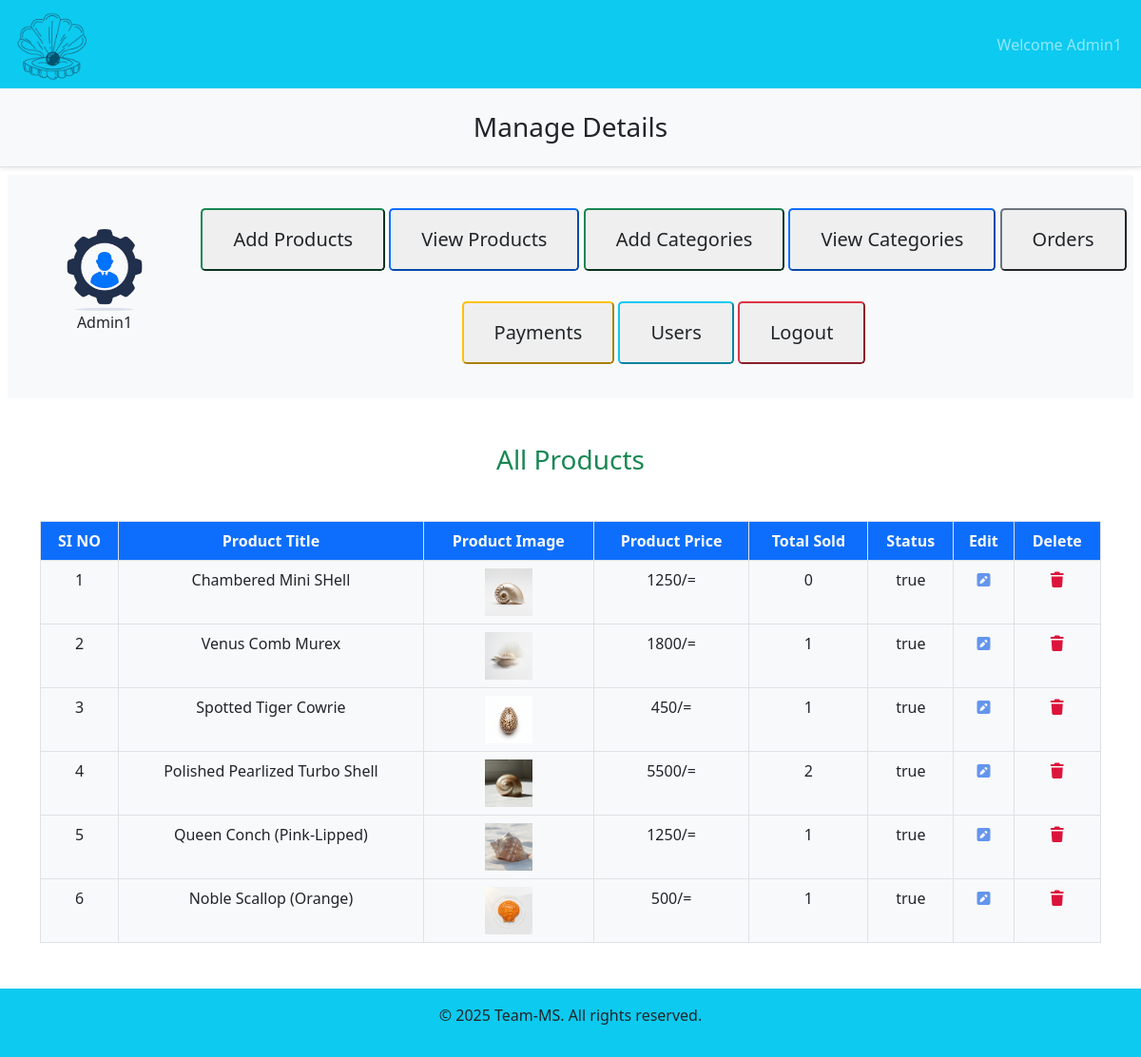
The app's page /admin/index.php?view_products (signed in) with its own data.
### tables this page shows
CREATE TABLE `products` (
  `product_id` int(11) NOT NULL,
  `product_title` varchar(100) NOT NULL,
  `product_description` varchar(255) NOT NULL,
  `product_keywords` varchar(255) NOT NULL,
  `category_id` int(11) NOT NULL,
  `product_image1` varchar(255) NOT NULL,
  `product_image2` varchar(255) NOT NULL,
  `product_price` float NOT NULL,
  `date` timestamp NOT NULL DEFAULT current_timestamp() ON UPDATE current_timestamp(),
  `status` varchar(100) NOT NULL
);

### admin/view_products.php (the view, shortened to what this page needs)
<?php
include('../includes/connect.php');
?>
<!DOCTYPE html>
<html lang="en">
<head>
</head>
<body>
    <h3 class="text-center text-success">All Products</h3>
    <table class="table table-bordered mt-5">
        <thead class="bg-primary text-light">
            <tr class="text-center">
                <th>SI NO</th>
                <th>Product Title</th>
                <th>Product Image</th>
                <th>Product Price</th>
                <th>Total Sold</th>
                <th>Status</th>
                <th>Edit</th>
                <th>Delete</th>
            </tr>
        </thead>
        <tbody class="bg-light text-dark">
            <?php
            $get_products = "SELECT * FROM `products`";
            $result = mysqli_query($con, $get_products);
            $number = 0;
            while ($row = mysqli_fetch_assoc($result)) {
                $product_id = $row['product_id'];
                $product_title = $row['product_title'];
                $product_image1 = $row['product_image1'];
                $product_price = $row['product_price'];
                $status = $row['status'];
                $number++;
            ?>
            <tr class="text-center">
                <td><?php echo $number; ?></td>
                <td><?php echo $product_title; ?></td>
                <td><img src='./product_images/<?php echo $product_image1; ?>' class='product_img' style='width:50px; height:50px; object-fit:contain;'></td>
                <td><?php echo $product_price; ?>/=</td>
                <td>
                    <?php
                    $get_count = "SELECT SUM(quantity) AS total_sold FROM `orders_pending` WHERE product_id=$product_id";
                    $result_count = mysqli_query($con, $get_count);
                    $row_data = mysqli_fetch_assoc($result_count);
                    $total_sold = $row_data['total_sold'];
                    echo ($total_sold == "") ? "0" : $total_sold;
                    ?>
                </td>
                <td><?php echo $status; ?></td>
                <td>
                    <a href='index.php?edit_product=<?php echo $product_id ?>'>
                        <i class='fa-solid fa-pencil-square' style='color:cornflowerblue'></i>
                    </a>
                </td>
                <td>
                    <a href="#" data-bs-toggle="modal" data-bs-target="#deleteProd<?php echo $product_id ?>">
                        <i class='fa-solid fa-trash' style='color:crimson'></i>
                    </a>
                </td>
            </tr>
            <?php
            }
            ?>
        </tbody>
    </table>
</body>
</html>

### css/style.css (style rules this page uses)
* { margin: 0; padding: 0; box-sizing: border-box; }

### admin/index.php (style rules this page uses)
body { overflow-x: hidden; }

### records on screen
products: product_title "Chambered Mini SHell", product_image1 (picture), product_price "1250", status "true"
products: product_title "Venus Comb Murex", product_image1 (picture), product_price "1800", total_sold "1", status "true"
products: product_title "Spotted Tiger Cowrie", product_image1 (picture), product_price "450", total_sold "1", status "true"
products: product_title "Polished Pearlized Turbo Shell", product_image1 (picture), product_price "5500", total_sold "2", status "true"
products: product_title "Queen Conch (Pink-Lipped)", product_image1 (picture), product_price "1250", total_sold "1", status "true"
products: product_title "Noble Scallop (Orange)", product_image1 (picture), product_price "500", total_sold "1", status "true"

### other values on screen
$_SESSION['admin_name'] "Admin1"
